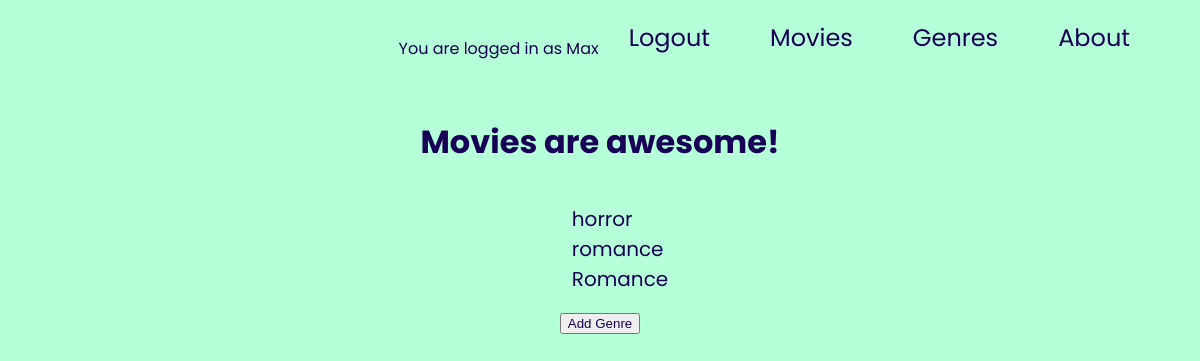
Before: /movies/genres/ (signed in) with the older database file.
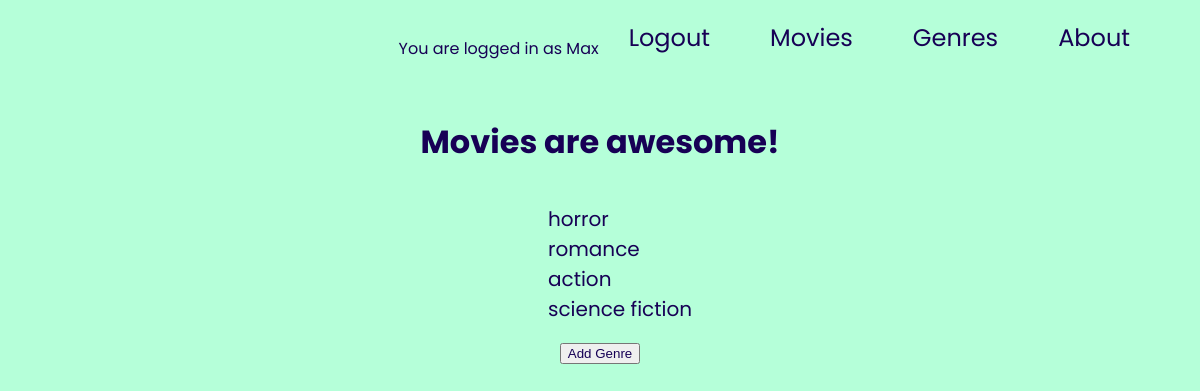
After: the same page with the newer database file.
### movies/models.py (models this page shows, shortened)
class Genre(models.Model):
  genre = models.CharField(primary_key=True, max_length=50)

### movies/views.py (the view)
# urls.py: path('genres/', views.movie_genres, name='movies-genre'),
@login_required
def movie_genres(request):
  genres = Genre.objects.all()
  return render(request, 'movies/genres.html', context={"genres": genres, 'is_manager': is_member(request.user)})

### movies/views.py (called while the page is built)
def is_member(user):
    return user.groups.filter(name='Manager').exists()

### movies/templates/movies/genres.html
{% extends 'movies/base.html' %} {% load static %} {% block extra_style %}
<link rel="stylesheet" href="{% static 'movies/index.css' %}" />
{% endblock extra_style %} {% block content %}
<h1>Movies are awesome!</h1>
<ul>
	{% for genre in genres %}
	<li>
		<a href="{% url 'movies-genre-show' genre_id=genre.genre %}"> {{genre.genre}} </a>
	</li>
	{% endfor %}
</ul>
<section>
{% if is_manager %}
	<button><a href={% url 'movies-genre-new' %}>Add Genre</a></button>
{% endif %}
</section>
{% endblock content %}

### movies/templates/movies/base.html (shortened to what this page needs)
{% load static %}
<!DOCTYPE html>
<html lang="en">
	<head>
		<link rel="stylesheet" href="{% static 'movies/global.css' %}" />
		{% block extra_style %}{% endblock extra_style %}
	</head>
	<body>
		<nav>
			{% if user.is_authenticated %}
			<p>You are logged in as {{ user.username }}</p>
			<a href="{% url 'logout' %}">Logout</a>
			{% else %}
			<a href="{% url 'login' %}">Login</a>
			<a href="{% url 'signup' %}">Sign up</a>
			{% endif %}
			<a href="{% url 'movies-index' %}">Movies</a>
			<a href="{% url 'movies-genre' %}">Genres</a>
			<a href="{% url 'movies-about' %}">About</a>
		</nav>
		<main>{% block content %}{% endblock content %}</main>
	</body>
</html>

### movies/static/movies/global.css (style rules this page uses)
* { box-sizing: border-box; }
body { margin: 0; font-family: 'Poppins', sans-serif; color: #170055; background-color: #b5ffd9; min-height: 100vh; }
a { text-decoration: none; color: #170055; transition: 0.2s; }
nav { display: flex; justify-content: flex-end; padding: 20px 40px; }
nav a { margin: 0 30px; font-size: 24px; }
main { display: flex; flex-direction: column; align-items: center; }

### movies/static/movies/index.css (style rules this page uses)
ul { list-style-type: none; }
ul a { font-size: 20px; }

Changed rows visible on the page:
removed Genre: genre "Romance"
added Genre: genre "action"
added Genre: genre "science fiction"
